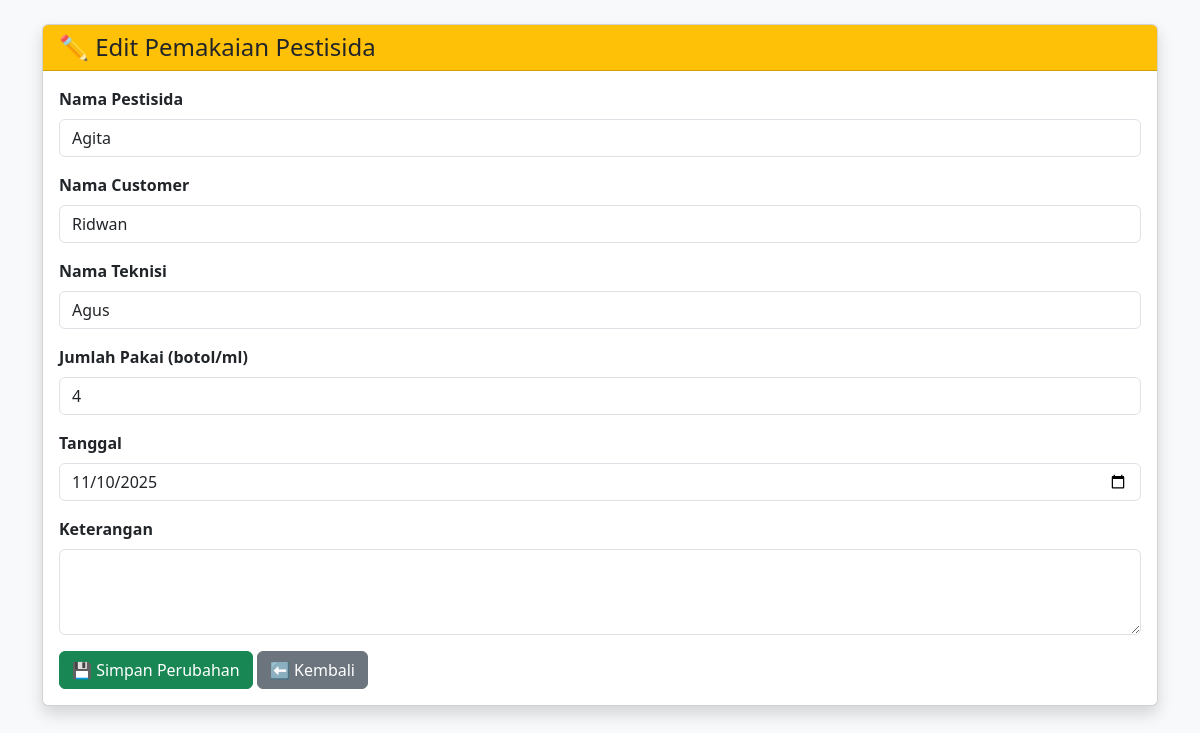
The page /edit_pakai.php?id=89 on the database its author committed.
### tables this page shows
CREATE TABLE `pakai_pestisida` (
  `id_pakai` int(11) NOT NULL,
  `id_pestisida` int(11) NOT NULL,
  `nama_customer` varchar(100) DEFAULT NULL,
  `nama_teknisi` varchar(100) DEFAULT NULL,
  `tanggal` date NOT NULL,
  `jumlah_pakai` int(11) NOT NULL,
  `satuan` enum('ml','botol','pcs') DEFAULT 'ml',
  `keterangan` varchar(255) DEFAULT NULL,
  `sisa_aktif_ml` int(11) DEFAULT 0
);

CREATE TABLE `pestisida` (
  `id_pestisida` int(11) NOT NULL,
  `nama_customer` varchar(100) DEFAULT NULL,
  `nama_teknisi` varchar(100) DEFAULT NULL,
  `jenis_kontrol` varchar(50) DEFAULT NULL,
  `target` varchar(100) DEFAULT NULL,
  `kategori` enum('insect control','rodent') NOT NULL,
  `tipe` enum('non chemical','pestisida') NOT NULL,
  `nama_pestisida` varchar(100) DEFAULT NULL,
  `metode` varchar(100) DEFAULT NULL,
  `nama` varchar(100) NOT NULL,
  `jumlah_botol` int(11) DEFAULT 0,
  `isi_per_botol_ml` int(11) DEFAULT 0,
  `sisa_ml` int(11) DEFAULT 0,
  `tanggal` date DEFAULT curdate(),
  `tanggal_update` date DEFAULT curdate()
);

### edit_pakai.php (the view, shortened to what this page needs)
<?php
include "koneksi.php";
$id_pakai = (int)$_GET['id'];
$q = mysqli_query($koneksi, "
    SELECT pk.*, p.nama_pestisida, p.tipe, p.jumlah_botol, p.sisa_ml, p.isi_per_botol_ml
    FROM pakai_pestisida pk
    JOIN pestisida p ON p.id_pestisida = pk.id_pestisida
    WHERE pk.id_pakai = '$id_pakai'
");
$data = mysqli_fetch_assoc($q);
?>
<!DOCTYPE html>
<html lang="id">
<head>
  <link href="https://cdn.jsdelivr.net/npm/bootstrap@5.3.0/dist/css/bootstrap.min.css" rel="stylesheet">
</head>
<body class="bg-light">
<div class="container mt-4">
  <div class="card shadow">
    <div class="card-header bg-warning text-dark">
      <h4 class="mb-0">✏️ Edit Pemakaian Pestisida</h4>
    </div>
    <div class="card-body">
      <form method="post">
        <div class="mb-3">
          <label class="form-label fw-bold">Nama Pestisida</label>
          <input type="text" class="form-control" value="<?= htmlspecialchars($data['nama_pestisida']) ?>" readonly>
        </div>
        <div class="mb-3">
          <label class="form-label fw-bold">Nama Customer</label>
          <input type="text" class="form-control" value="<?= htmlspecialchars($data['nama_customer']) ?>" readonly>
        </div>
        <div class="mb-3">
          <label class="form-label fw-bold">Nama Teknisi</label>
          <input type="text" class="form-control" value="<?= htmlspecialchars($data['nama_teknisi']) ?>" readonly>
        </div>
        <div class="mb-3">
          <label class="form-label fw-bold">Jumlah Pakai (botol/ml)</label>
          <input type="number" name="jumlah_pakai" class="form-control" value="<?= $data['jumlah_pakai'] ?>" min="1" required>
        </div>
        <div class="mb-3">
          <label class="form-label fw-bold">Tanggal</label>
          <input type="date" name="tanggal" class="form-control" value="<?= $data['tanggal'] ?>" required>
        </div>
        <div class="mb-3">
          <label class="form-label fw-bold">Keterangan</label>
          <textarea name="keterangan" class="form-control" rows="3"><?= htmlspecialchars($data['keterangan']) ?></textarea>
        </div>
        <button type="submit" name="simpan" class="btn btn-success">💾 Simpan Perubahan</button>
        <a href="data_pestisida.php?view=dipakai" class="btn btn-secondary">⬅ Kembali</a>
      </form>
    </div>
  </div>
</div>
</body>
</html>

### rows shown on the page
pakai_pestisida: id_pestisida.nama_pestisida "Agita", nama_customer "Ridwan", nama_teknisi "Agus", jumlah_pakai "4", tanggal "11/10/2025"
